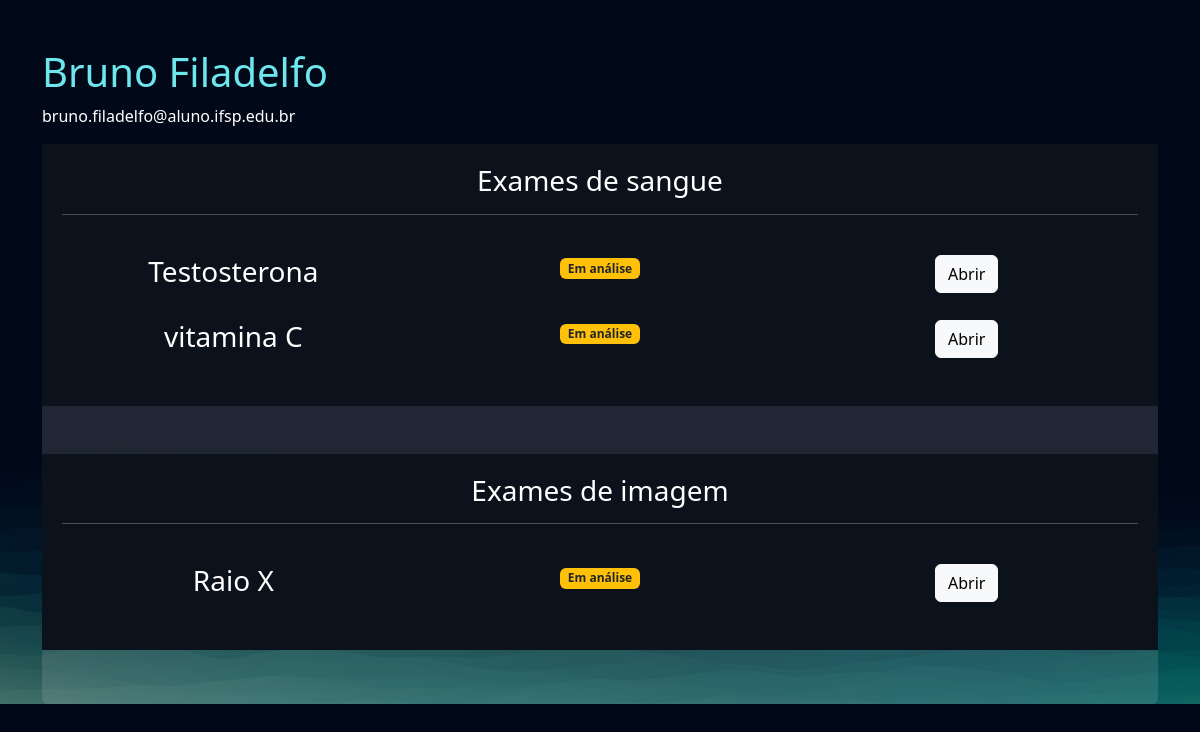
Screenshot of /portfólio/cliente/13 (signed in) with the database file from the repository.
### exames/models.py (models this page shows, shortened)
class SolicitacaoExame(models.Model):
    choice_status = (
      ('E', 'Em análise'),
      ('F', 'Finalizado')
    )
    usuario = models.ForeignKey(User, on_delete=models.DO_NOTHING)
    exame = models.ForeignKey(TiposExames, on_delete=models.DO_NOTHING)
    status = models.CharField(max_length=2, choices=choice_status)
    resultado = models.FileField(upload_to="resultados", null=True, blank=True)
    requer_senha = models.BooleanField(default=False)
    senha = models.CharField(max_length=16, null=True, blank=True)
    def badge_template(self):
        if self.status == "E":
            classes = 'bg-warning text-dark '
            texto = "Em análise"
        elif self.status == "F":
            classes = 'bg-success'
            texto = "Finalizado"
        return mark_safe (f'<span class="badge {classes}">{texto}</span>')

class TiposExames(models.Model):
    tipo_choices = (
        ('I', 'Exame de imagem'),
        ('S', 'Exame de sangue')
    )
    nome = models.CharField(max_length=50)
    tipo = models.CharField(max_length=1, choices=tipo_choices)
    preco = models.FloatField()
    disponivel = models.BooleanField(default=True)
    horario_inicial = models.IntegerField()
    horario_final = models.IntegerField()

### portfólio/views.py (called while the page is built)
@staff_member_required
def cliente(request, cliente_id):
    cliente = User.objects.get(id=cliente_id)
    exames = SolicitacaoExame.objects.filter(usuario=cliente)
    return render(request, 'cliente.html', {'cliente': cliente, 'exames': exames})

### portfólio/templates/cliente.html (shortened to what this page needs)
{% extends "bases/base.html" %} {% load static %} {% block 'head' %}
<link href="{% static 'exames/css/css.css' %}" rel="stylesheet" />
<link href="{% static 'exames/css/gerenciar_pedidos.css' %}" rel="stylesheet" />
<link href="{% static 'exames/css/gerenciar_exames.css' %}" rel="stylesheet" />
{% endblock 'head' %} {% block 'conteudo' %}
<br />
<br />
<div class="container">
  <h3 class="font-destaque">{{cliente.get_full_name}}</h3>
  <p>{{cliente.email}}</p>
  <div class="card card-view">
    <div class="sub-card">
      <h3>Exames de sangue</h3>
      <hr />
      <br />
      {% for exame in exames %} {% if exame.exame.tipo == 'S'%}
      <div class="row">
        <div class="col-md"><h3>{{exame.exame.nome}}</h3></div>
        <div class="col-md">{{exame.badge_template}}</div>
        <div class="col-md">
          <a href="{% url 'exame_cliente' exame.id %}" class="btn btn-light">Abrir</a>
        </div>
      </div>
      <br />
      {% endif %} {% endfor %}
    </div>
    <br />
    <br />
    <div class="sub-card">
      <h3>Exames de imagem</h3>
      <hr />
      <br />
      {% for exame in exames %} {% if exame.exame.tipo == 'I'%}
      <div class="row">
        <div class="col-md"><h3>{{exame.exame.nome}}</h3></div>
        <div class="col-md">{{exame.badge_template}}</div>
        <div class="col-md"><a href="{% url 'exame_cliente' exame.id %}" class="btn btn-light">Abrir</a></div>
      </div>
      <br />
      {% endif %} {% endfor %}
    </div>
  </div>
</div>
{% endblock 'conteudo' %}

### templates/static/geral/css/base.css (style rules this page uses)
:root { --main-color: #151C34; --dark-color: #0C121C ; --light-color: #6DE6EE; --contrast-color: #f4c96b; --differential-color: #066668; }
* { color: white }
.font-destaque { color: var(--light-color); font-size: 40px; }

### templates/static/exames/css/css.css (style rules this page uses)
body { background-image: url('/static/geral/img/bg2.png'); background-size: cover; }
.card { background-color: rgba(217, 217, 217, .14); color: white; padding: 15px; }

### templates/static/exames/css/gerenciar_pedidos.css (style rules this page uses)
.card-view { text-align: center; padding: 0; border: none; height: 70vh; }

### templates/static/exames/css/gerenciar_exames.css (style rules this page uses)
.sub-card { background-color: var(--dark-color); padding: 20px; }

### rows the page displays
SolicitacaoExame: exame.nome "Testosterona", badge_template "Em análise"
SolicitacaoExame: exame.nome "vitamina C", badge_template "Em análise"
SolicitacaoExame: exame.nome "Raio X", badge_template "Em análise"

### other values shown
{{ cliente.get_full_name }} "Bruno Filadelfo"
{{ cliente.email }} "bruno.filadelfo@aluno.ifsp.edu.br"
